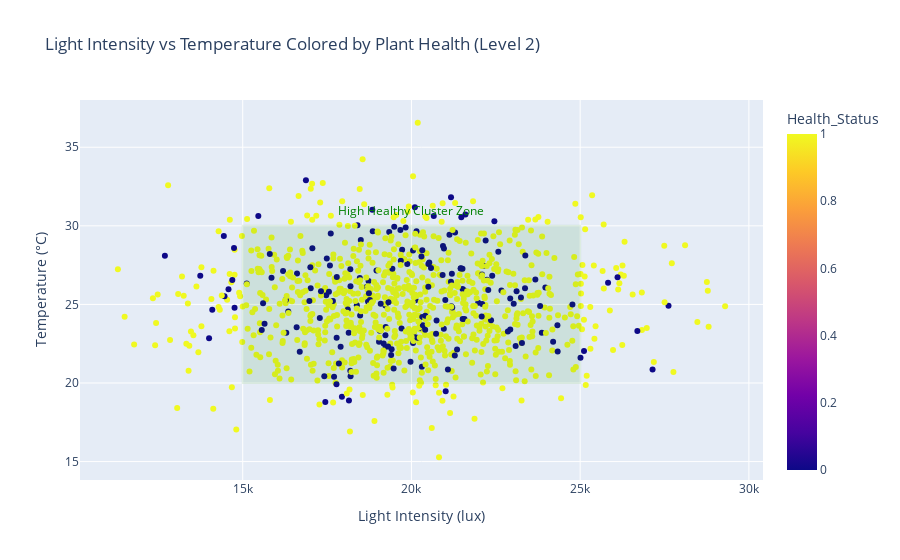

Notebook code cell kept with this figure:
### Markdown cell above
Extreme light and temperature are key abiotic stressors, we can check visually if unhealthy
plants cluster at certain regions

### Code cell
import plotly.graph_objects as go

fig = px.scatter(
    level2_df,
    x='Light_Intensity_lux',
    y='Temperature_C',
    color='Health_Status',
    title='Light Intensity vs Temperature Colored by Plant Health (Level 2)',
    # labels={'Light_Intensity_lux': 'Light Intensity (lux)', 'Temperature_C': 'Temperature (°C)'},
    # opacity=0.7
    color_continuous_scale='plasma'
)

# Add annotation (You can adjust x,y ranges based on your data)
fig.add_shape(
    type="rect",
    x0=15000, x1=25000,
    y0=20, y1=30,
    line=dict(color="green", width=2),
    fillcolor="green",
    opacity=0.1,
)

fig.add_annotation(
    x=20000,
    y=31,
    text="High Healthy Cluster Zone",
    showarrow=False,
    font=dict(size=12, color="green")
)

fig.update_layout(
    xaxis_title="Light Intensity (lux)",
    yaxis_title="Temperature (°C)",
    coloraxis_colorbar=dict(title="Health_Status")
)

fig.show()

### Figure 1 — Plotly figure (JSON) as saved in the notebook; plotly's stock layout.template omitted (floating-point values rounded to 4 significant figures; data arrays with more than 128 entries replaced by an {"elided": "..."} marker saying what was removed)
{"data": [{"hovertemplate": "Light_Intensity_lux=%{x}<br>Temperature_C=%{y}<br>Health_Status=%{marker.color}<extra></extra>", "legendgroup": "", "marker": {"color": {"elided": "1000 int values"}, "coloraxis": "coloraxis", "symbol": "circle"}, "mode": "markers", "name": "", "orientation": "v", "showlegend": false, "type": "scatter", "x": {"elided": "1000 float values"}, "xaxis": "x", "y": {"elided": "1000 float values"}, "yaxis": "y"}], "layout": {"annotations": [{"font": {"color": "green", "size": 12}, "showarrow": false, "text": "High Healthy Cluster Zone", "x": 20000, "y": 31}], "coloraxis": {"colorbar": {"title": {"text": "Health_Status"}}, "colorscale": [[0, "#0d0887"], [0.1111, "#46039f"], [0.2222, "#7201a8"], [0.3333, "#9c179e"], [0.4444, "#bd3786"], [0.5556, "#d8576b"], [0.6667, "#ed7953"], [0.7778, "#fb9f3a"], [0.8889, "#fdca26"], [1, "#f0f921"]]}, "legend": {"tracegroupgap": 0}, "shapes": [{"fillcolor": "green", "line": {"color": "green", "width": 2}, "opacity": 0.1, "type": "rect", "x0": 15000, "x1": 25000, "y0": 20, "y1": 30}], "title": {"text": "Light Intensity vs Temperature Colored by Plant Health (Level 2)"}, "xaxis": {"anchor": "y", "domain": [0, 1], "title": {"text": "Light Intensity (lux)"}}, "yaxis": {"anchor": "x", "domain": [0, 1], "title": {"text": "Temperature (°C)"}}}}
